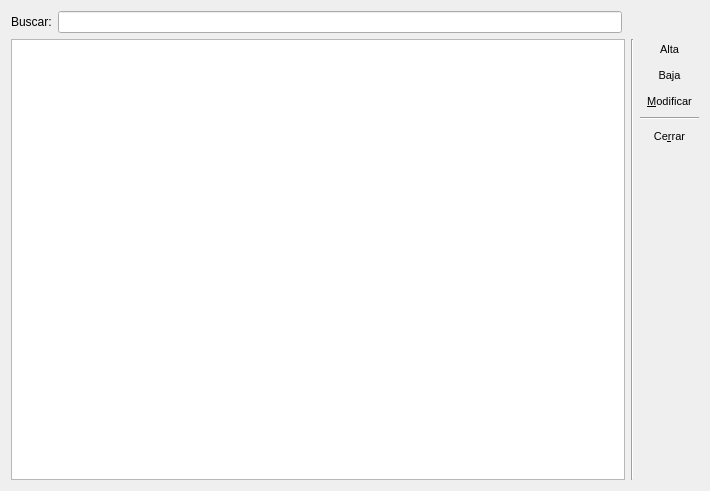
<ui version="4.0" >
 <class>CustomerManage</class>
 <widget class="QWidget" name="CustomerManage" >
  <property name="geometry" >
   <rect>
    <x>0</x>
    <y>0</y>
    <width>710</width>
    <height>491</height>
   </rect>
  </property>
  <property name="windowTitle" >
   <string>Gestión de Clientes</string>
  </property>
  <property name="windowIcon" >
   <iconset resource="../resources/qzette.qrc" >
    <normaloff>:/app/images/app/customer.png</normaloff>:/app/images/app/customer.png</iconset>
  </property>
  <layout class="QVBoxLayout" name="verticalLayout" >
   <item>
    <layout class="QHBoxLayout" name="horizontalLayout_2" >
     <item>
      <widget class="QLabel" name="lb_search" >
       <property name="text" >
        <string>Buscar:</string>
       </property>
      </widget>
     </item>
     <item>
      <widget class="QLineEdit" name="le_filter" />
     </item>
     <item>
      <spacer name="horizontalSpacer" >
       <property name="orientation" >
        <enum>Qt::Horizontal</enum>
       </property>
       <property name="sizeType" >
        <enum>QSizePolicy::Fixed</enum>
       </property>
       <property name="sizeHint" stdset="0" >
        <size>
         <width>77</width>
         <height>20</height>
        </size>
       </property>
      </spacer>
     </item>
    </layout>
   </item>
   <item>
    <layout class="QHBoxLayout" name="horizontalLayout" >
     <item>
      <widget class="QTableView" name="tv_customer" >
       <property name="editTriggers" >
        <set>QAbstractItemView::NoEditTriggers</set>
       </property>
       <property name="tabKeyNavigation" >
        <bool>false</bool>
       </property>
       <property name="alternatingRowColors" >
        <bool>true</bool>
       </property>
       <property name="selectionMode" >
        <enum>QAbstractItemView::SingleSelection</enum>
       </property>
       <property name="selectionBehavior" >
        <enum>QAbstractItemView::SelectRows</enum>
       </property>
      </widget>
     </item>
     <item>
      <widget class="Line" name="line" >
       <property name="orientation" >
        <enum>Qt::Vertical</enum>
       </property>
      </widget>
     </item>
     <item>
      <layout class="QVBoxLayout" name="_2" >
       <item>
        <widget class="QToolButton" name="tb_add" >
         <property name="sizePolicy" >
          <sizepolicy vsizetype="Preferred" hsizetype="Preferred" >
           <horstretch>0</horstretch>
           <verstretch>0</verstretch>
          </sizepolicy>
         </property>
         <property name="font" >
          <font>
           <pointsize>8</pointsize>
          </font>
         </property>
         <property name="text" >
          <string>Alta</string>
         </property>
         <property name="icon" >
          <iconset resource="../resources/qzette.qrc" >
           <normaloff>:/app/images/app/new.png</normaloff>:/app/images/app/new.png</iconset>
         </property>
         <property name="iconSize" >
          <size>
           <width>24</width>
           <height>24</height>
          </size>
         </property>
         <property name="shortcut" >
          <string>F3</string>
         </property>
         <property name="toolButtonStyle" >
          <enum>Qt::ToolButtonTextUnderIcon</enum>
         </property>
         <property name="autoRaise" >
          <bool>true</bool>
         </property>
        </widget>
       </item>
       <item>
        <widget class="QToolButton" name="tb_remove" >
         <property name="sizePolicy" >
          <sizepolicy vsizetype="Preferred" hsizetype="Preferred" >
           <horstretch>0</horstretch>
           <verstretch>0</verstretch>
          </sizepolicy>
         </property>
         <property name="font" >
          <font>
           <pointsize>8</pointsize>
          </font>
         </property>
         <property name="text" >
          <string>Baja</string>
         </property>
         <property name="icon" >
          <iconset resource="../resources/qzette.qrc" >
           <normaloff>:/app/images/app/remove.png</normaloff>:/app/images/app/remove.png</iconset>
         </property>
         <property name="iconSize" >
          <size>
           <width>24</width>
           <height>24</height>
          </size>
         </property>
         <property name="shortcut" >
          <string>F5</string>
         </property>
         <property name="toolButtonStyle" >
          <enum>Qt::ToolButtonTextUnderIcon</enum>
         </property>
         <property name="autoRaise" >
          <bool>true</bool>
         </property>
        </widget>
       </item>
       <item>
        <widget class="QToolButton" name="tb_edit" >
         <property name="enabled" >
          <bool>true</bool>
         </property>
         <property name="sizePolicy" >
          <sizepolicy vsizetype="Preferred" hsizetype="Preferred" >
           <horstretch>0</horstretch>
           <verstretch>0</verstretch>
          </sizepolicy>
         </property>
         <property name="font" >
          <font>
           <pointsize>8</pointsize>
          </font>
         </property>
         <property name="text" >
          <string>&amp;Modificar</string>
         </property>
         <property name="icon" >
          <iconset resource="../resources/qzette.qrc" >
           <normaloff>:/app/images/app/edit.png</normaloff>:/app/images/app/edit.png</iconset>
         </property>
         <property name="iconSize" >
          <size>
           <width>24</width>
           <height>24</height>
          </size>
         </property>
         <property name="shortcut" >
          <string>F2</string>
         </property>
         <property name="toolButtonStyle" >
          <enum>Qt::ToolButtonTextUnderIcon</enum>
         </property>
         <property name="autoRaise" >
          <bool>true</bool>
         </property>
        </widget>
       </item>
       <item>
        <widget class="Line" name="line_2" >
         <property name="orientation" >
          <enum>Qt::Horizontal</enum>
         </property>
        </widget>
       </item>
       <item>
        <widget class="QToolButton" name="tb_close" >
         <property name="sizePolicy" >
          <sizepolicy vsizetype="Preferred" hsizetype="Preferred" >
           <horstretch>0</horstretch>
           <verstretch>0</verstretch>
          </sizepolicy>
         </property>
         <property name="font" >
          <font>
           <pointsize>8</pointsize>
          </font>
         </property>
         <property name="text" >
          <string>Ce&amp;rrar</string>
         </property>
         <property name="icon" >
          <iconset resource="../resources/qzette.qrc" >
           <normaloff>:/app/images/app/close.png</normaloff>:/app/images/app/close.png</iconset>
         </property>
         <property name="iconSize" >
          <size>
           <width>24</width>
           <height>24</height>
          </size>
         </property>
         <property name="shortcut" >
          <string>F12</string>
         </property>
         <property name="toolButtonStyle" >
          <enum>Qt::ToolButtonTextUnderIcon</enum>
         </property>
         <property name="autoRaise" >
          <bool>true</bool>
         </property>
        </widget>
       </item>
       <item>
        <spacer>
         <property name="orientation" >
          <enum>Qt::Vertical</enum>
         </property>
         <property name="sizeHint" stdset="0" >
          <size>
           <width>20</width>
           <height>40</height>
          </size>
         </property>
        </spacer>
       </item>
      </layout>
     </item>
    </layout>
   </item>
  </layout>
 </widget>
 <resources>
  <include location="../resources/qzette.qrc" />
 </resources>
 <connections/>
</ui>
